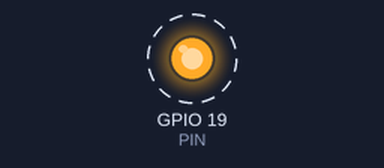
The sketch below on a simulated ESP32. Parts: output pins drawn as LEDs (lit = HIGH). Dashed ring = blinking. What the sketch prints to the serial monitor is not drawn.

Above: at 0.5 s.
Timing chart, 0 to 4.6 s (numbered marks = the images above):
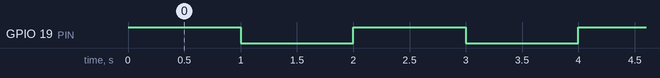

Measured:
- by itself, GPIO 19 (PIN): alternates HIGH for 1.0 s and LOW for 1.0 s

The sketch:

Lchika.ino
```cpp
#define PIN 19

void setup() {
  Serial.begin(115200);
  pinMode(PIN, OUTPUT);

}

void loop() {
  digitalWrite(PIN, HIGH);
  Serial.println("HIGH");
  delay(1000);
  digitalWrite(PIN, LOW);
  Serial.println("LOW");
  delay(1000);
}
```
